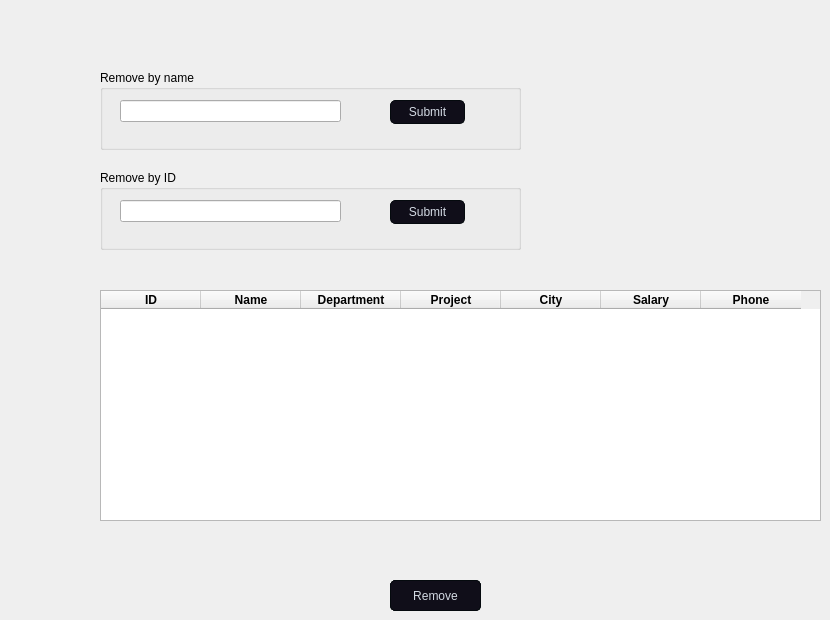
    <widget class="QWidget" name="tab">
     <attribute name="title">
      <string>Remove</string>
     </attribute>
     <widget class="QListWidget" name="listWidget">
      <property name="geometry">
       <rect>
        <x>240</x>
        <y>300</y>
        <width>381</width>
        <height>221</height>
       </rect>
      </property>
     </widget>
     <widget class="QGroupBox" name="groupBox_3">
      <property name="geometry">
       <rect>
        <x>100</x>
        <y>70</y>
        <width>421</width>
        <height>80</height>
       </rect>
      </property>
      <property name="title">
       <string>Remove by name</string>
      </property>
      <widget class="QLineEdit" name="rbn">
       <property name="geometry">
        <rect>
         <x>20</x>
         <y>30</y>
         <width>221</width>
         <height>22</height>
        </rect>
       </property>
      </widget>
      <widget class="QPushButton" name="rbn_btn">
       <property name="geometry">
        <rect>
         <x>290</x>
         <y>30</y>
         <width>75</width>
         <height>24</height>
        </rect>
       </property>
       <property name="styleSheet">
        <string notr="true">
/*
Neon Style Sheet for QT Applications (QpushButton)
Author: Jaime A. Quiroga P.
Company: GTRONICK
Last updated: 24/10/2020, 15:42.
Available at: https://github.com/GTRONICK/QSS/blob/master/NeonButtons.qss
*/
QPushButton{
	border-style: solid;
	border-color: #050a0e;
	border-width: 1px;
	border-radius: 5px;
	color: #d3dae3;
	padding: 2px;
	background-color: #100E19;
}
QPushButton::default{
	border-style: solid;
	border-color: #050a0e;
	border-width: 1px;
	border-radius: 5px;
	color: #FFFFFF;
	padding: 2px;
	background-color: #151a1e;
}
QPushButton:hover{
	border-style: solid;
	border-top-color: qlineargradient(spread:pad, x1:0, y1:1, x2:1, y2:1, stop:0 #C0DB50, stop:0.4 #C0DB50, stop:0.5 #100E19, stop:1 #100E19);
    border-bottom-color: qlineargradient(spread:pad, x1:0, y1:1, x2:1, y2:1, stop:0 #100E19, stop:0.5 #100E19, stop:0.6 #C0DB50, stop:1 #C0DB50);
    border-left-color: qlineargradient(spread:pad, x1:0, y1:0, x2:0, y2:1, stop:0 #C0DB50, stop:0.3 #C0DB50, stop:0.7 #100E19, stop:1 #100E19);
    border-right-color: qlineargradient(spread:pad, x1:0, y1:1, x2:0, y2:0, stop:0 #C0DB50, stop:0.3 #C0DB50, stop:0.7 #100E19, stop:1 #100E19);
	border-width: 2px;
    border-radius: 1px;
	color: #d3dae3;
	padding: 2px;
}
QPushButton:pressed{
	border-style: solid;
	border-top-color: qlineargradient(spread:pad, x1:0, y1:1, x2:1, y2:1, stop:0 #d33af1, stop:0.4 #d33af1, stop:0.5 #100E19, stop:1 #100E19);
    border-bottom-color: qlineargradient(spread:pad, x1:0, y1:1, x2:1, y2:1, stop:0 #100E19, stop:0.5 #100E19, stop:0.6 #d33af1, stop:1 #d33af1);
    border-left-color: qlineargradient(spread:pad, x1:0, y1:0, x2:0, y2:1, stop:0 #d33af1, stop:0.3 #d33af1, stop:0.7 #100E19, stop:1 #100E19);
    border-right-color: qlineargradient(spread:pad, x1:0, y1:1, x2:0, y2:0, stop:0 #d33af1, stop:0.3 #d33af1, stop:0.7 #100E19, stop:1 #100E19);
	border-width: 2px;
    border-radius: 1px;
	color: #d3dae3;
	padding: 2px;
}
</string>
       </property>
       <property name="text">
        <string>Submit</string>
       </property>
      </widget>
     </widget>
     <widget class="QGroupBox" name="groupBox_4">
      <property name="geometry">
       <rect>
        <x>100</x>
        <y>170</y>
        <width>421</width>
        <height>80</height>
       </rect>
      </property>
      <property name="title">
       <string>Remove by ID</string>
      </property>
      <widget class="QLineEdit" name="rbi">
       <property name="geometry">
        <rect>
         <x>20</x>
         <y>30</y>
         <width>221</width>
         <height>22</height>
        </rect>
       </property>
      </widget>
      <widget class="QPushButton" name="rbi_btn">
       <property name="geometry">
        <rect>
         <x>290</x>
         <y>30</y>
         <width>75</width>
         <height>24</height>
        </rect>
       </property>
       <property name="styleSheet">
        <string notr="true">
/*
Neon Style Sheet for QT Applications (QpushButton)
Author: Jaime A. Quiroga P.
Company: GTRONICK
Last updated: 24/10/2020, 15:42.
Available at: https://github.com/GTRONICK/QSS/blob/master/NeonButtons.qss
*/
QPushButton{
	border-style: solid;
	border-color: #050a0e;
	border-width: 1px;
	border-radius: 5px;
	color: #d3dae3;
	padding: 2px;
	background-color: #100E19;
}
QPushButton::default{
	border-style: solid;
	border-color: #050a0e;
	border-width: 1px;
	border-radius: 5px;
	color: #FFFFFF;
	padding: 2px;
	background-color: #151a1e;
}
QPushButton:hover{
	border-style: solid;
	border-top-color: qlineargradient(spread:pad, x1:0, y1:1, x2:1, y2:1, stop:0 #C0DB50, stop:0.4 #C0DB50, stop:0.5 #100E19, stop:1 #100E19);
    border-bottom-color: qlineargradient(spread:pad, x1:0, y1:1, x2:1, y2:1, stop:0 #100E19, stop:0.5 #100E19, stop:0.6 #C0DB50, stop:1 #C0DB50);
    border-left-color: qlineargradient(spread:pad, x1:0, y1:0, x2:0, y2:1, stop:0 #C0DB50, stop:0.3 #C0DB50, stop:0.7 #100E19, stop:1 #100E19);
    border-right-color: qlineargradient(spread:pad, x1:0, y1:1, x2:0, y2:0, stop:0 #C0DB50, stop:0.3 #C0DB50, stop:0.7 #100E19, stop:1 #100E19);
	border-width: 2px;
    border-radius: 1px;
	color: #d3dae3;
	padding: 2px;
}
QPushButton:pressed{
	border-style: solid;
	border-top-color: qlineargradient(spread:pad, x1:0, y1:1, x2:1, y2:1, stop:0 #d33af1, stop:0.4 #d33af1, stop:0.5 #100E19, stop:1 #100E19);
    border-bottom-color: qlineargradient(spread:pad, x1:0, y1:1, x2:1, y2:1, stop:0 #100E19, stop:0.5 #100E19, stop:0.6 #d33af1, stop:1 #d33af1);
    border-left-color: qlineargradient(spread:pad, x1:0, y1:0, x2:0, y2:1, stop:0 #d33af1, stop:0.3 #d33af1, stop:0.7 #100E19, stop:1 #100E19);
    border-right-color: qlineargradient(spread:pad, x1:0, y1:1, x2:0, y2:0, stop:0 #d33af1, stop:0.3 #d33af1, stop:0.7 #100E19, stop:1 #100E19);
	border-width: 2px;
    border-radius: 1px;
	color: #d3dae3;
	padding: 2px;
}
</string>
       </property>
       <property name="text">
        <string>Submit</string>
       </property>
      </widget>
     </widget>
     <widget class="QPushButton" name="g_btn">
      <property name="enabled">
       <bool>true</bool>
      </property>
      <property name="geometry">
       <rect>
        <x>390</x>
        <y>580</y>
        <width>91</width>
        <height>31</height>
       </rect>
      </property>
      <property name="styleSheet">
       <string notr="true">
/*
Neon Style Sheet for QT Applications (QpushButton)
Author: Jaime A. Quiroga P.
Company: GTRONICK
Last updated: 24/10/2020, 15:42.
Available at: https://github.com/GTRONICK/QSS/blob/master/NeonButtons.qss
*/
QPushButton{
	border-style: solid;
	border-color: #050a0e;
	border-width: 1px;
	border-radius: 5px;
	color: #d3dae3;
	padding: 2px;
	background-color: #100E19;
}
QPushButton::default{
	border-style: solid;
	border-color: #050a0e;
	border-width: 1px;
	border-radius: 5px;
	color: #FFFFFF;
	padding: 2px;
	background-color: #151a1e;
}
QPushButton:hover{
	border-style: solid;
	border-top-color: qlineargradient(spread:pad, x1:0, y1:1, x2:1, y2:1, stop:0 #C0DB50, stop:0.4 #C0DB50, stop:0.5 #100E19, stop:1 #100E19);
    border-bottom-color: qlineargradient(spread:pad, x1:0, y1:1, x2:1, y2:1, stop:0 #100E19, stop:0.5 #100E19, stop:0.6 #C0DB50, stop:1 #C0DB50);
    border-left-color: qlineargradient(spread:pad, x1:0, y1:0, x2:0, y2:1, stop:0 #C0DB50, stop:0.3 #C0DB50, stop:0.7 #100E19, stop:1 #100E19);
    border-right-color: qlineargradient(spread:pad, x1:0, y1:1, x2:0, y2:0, stop:0 #C0DB50, stop:0.3 #C0DB50, stop:0.7 #100E19, stop:1 #100E19);
	border-width: 2px;
    border-radius: 1px;
	color: #d3dae3;
	padding: 2px;
}
QPushButton:pressed{
	border-style: solid;
	border-top-color: qlineargradient(spread:pad, x1:0, y1:1, x2:1, y2:1, stop:0 #d33af1, stop:0.4 #d33af1, stop:0.5 #100E19, stop:1 #100E19);
    border-bottom-color: qlineargradient(spread:pad, x1:0, y1:1, x2:1, y2:1, stop:0 #100E19, stop:0.5 #100E19, stop:0.6 #d33af1, stop:1 #d33af1);
    border-left-color: qlineargradient(spread:pad, x1:0, y1:0, x2:0, y2:1, stop:0 #d33af1, stop:0.3 #d33af1, stop:0.7 #100E19, stop:1 #100E19);
    border-right-color: qlineargradient(spread:pad, x1:0, y1:1, x2:0, y2:0, stop:0 #d33af1, stop:0.3 #d33af1, stop:0.7 #100E19, stop:1 #100E19);
	border-width: 2px;
    border-radius: 1px;
	color: #d3dae3;
	padding: 2px;
}
</string>
      </property>
      <property name="text">
       <string>Get Item</string>
      </property>
     </widget>
     <widget class="QTableWidget" name="rtable">
      <property name="geometry">
       <rect>
        <x>100</x>
        <y>290</y>
        <width>721</width>
        <height>231</height>
       </rect>
      </property>
      <property name="editTriggers">
       <set>QAbstractItemView::NoEditTriggers</set>
      </property>
      <column>
       <property name="text">
        <string>ID</string>
       </property>
       <property name="font">
        <font>
         <bold>true</bold>
        </font>
       </property>
      </column>
      <column>
       <property name="text">
        <string>Name</string>
       </property>
       <property name="font">
        <font>
         <bold>true</bold>
        </font>
       </property>
      </column>
      <column>
       <property name="text">
        <string>Department</string>
       </property>
       <property name="font">
        <font>
         <bold>true</bold>
        </font>
       </property>
      </column>
      <column>
       <property name="text">
        <string>Project</string>
       </property>
       <property name="font">
        <font>
         <bold>true</bold>
        </font>
       </property>
      </column>
      <column>
       <property name="text">
        <string>City</string>
       </property>
       <property name="font">
        <font>
         <bold>true</bold>
        </font>
       </property>
      </column>
      <column>
       <property name="text">
        <string>Salary</string>
       </property>
       <property name="font">
        <font>
         <bold>true</bold>
        </font>
       </property>
      </column>
      <column>
       <property name="text">
        <string>Phone</string>
       </property>
       <property name="font">
        <font>
         <bold>true</bold>
        </font>
       </property>
      </column>
     </widget>
     <widget class="QPushButton" name="r_btn">
      <property name="enabled">
       <bool>true</bool>
      </property>
      <property name="geometry">
       <rect>
        <x>390</x>
        <y>580</y>
        <width>91</width>
        <height>31</height>
       </rect>
      </property>
      <property name="styleSheet">
       <string notr="true">
/*
Neon Style Sheet for QT Applications (QpushButton)
Author: Jaime A. Quiroga P.
Company: GTRONICK
Last updated: 24/10/2020, 15:42.
Available at: https://github.com/GTRONICK/QSS/blob/master/NeonButtons.qss
*/
QPushButton{
	border-style: solid;
	border-color: #050a0e;
	border-width: 1px;
	border-radius: 5px;
	color: #d3dae3;
	padding: 2px;
	background-color: #100E19;
}
QPushButton::default{
	border-style: solid;
	border-color: #050a0e;
	border-width: 1px;
	border-radius: 5px;
	color: #FFFFFF;
	padding: 2px;
	background-color: #151a1e;
}
QPushButton:hover{
	border-style: solid;
	border-top-color: qlineargradient(spread:pad, x1:0, y1:1, x2:1, y2:1, stop:0 #C0DB50, stop:0.4 #C0DB50, stop:0.5 #100E19, stop:1 #100E19);
    border-bottom-color: qlineargradient(spread:pad, x1:0, y1:1, x2:1, y2:1, stop:0 #100E19, stop:0.5 #100E19, stop:0.6 #C0DB50, stop:1 #C0DB50);
    border-left-color: qlineargradient(spread:pad, x1:0, y1:0, x2:0, y2:1, stop:0 #C0DB50, stop:0.3 #C0DB50, stop:0.7 #100E19, stop:1 #100E19);
    border-right-color: qlineargradient(spread:pad, x1:0, y1:1, x2:0, y2:0, stop:0 #C0DB50, stop:0.3 #C0DB50, stop:0.7 #100E19, stop:1 #100E19);
	border-width: 2px;
    border-radius: 1px;
	color: #d3dae3;
	padding: 2px;
}
QPushButton:pressed{
	border-style: solid;
	border-top-color: qlineargradient(spread:pad, x1:0, y1:1, x2:1, y2:1, stop:0 #d33af1, stop:0.4 #d33af1, stop:0.5 #100E19, stop:1 #100E19);
    border-bottom-color: qlineargradient(spread:pad, x1:0, y1:1, x2:1, y2:1, stop:0 #100E19, stop:0.5 #100E19, stop:0.6 #d33af1, stop:1 #d33af1);
    border-left-color: qlineargradient(spread:pad, x1:0, y1:0, x2:0, y2:1, stop:0 #d33af1, stop:0.3 #d33af1, stop:0.7 #100E19, stop:1 #100E19);
    border-right-color: qlineargradient(spread:pad, x1:0, y1:1, x2:0, y2:0, stop:0 #d33af1, stop:0.3 #d33af1, stop:0.7 #100E19, stop:1 #100E19);
	border-width: 2px;
    border-radius: 1px;
	color: #d3dae3;
	padding: 2px;
}
</string>
      </property>
      <property name="text">
       <string>Remove</string>
      </property>
     </widget>
     <zorder>listWidget</zorder>
     <zorder>rtable</zorder>
     <zorder>groupBox_3</zorder>
     <zorder>groupBox_4</zorder>
     <zorder>g_btn</zorder>
     <zorder>r_btn</zorder>
    </widget>
